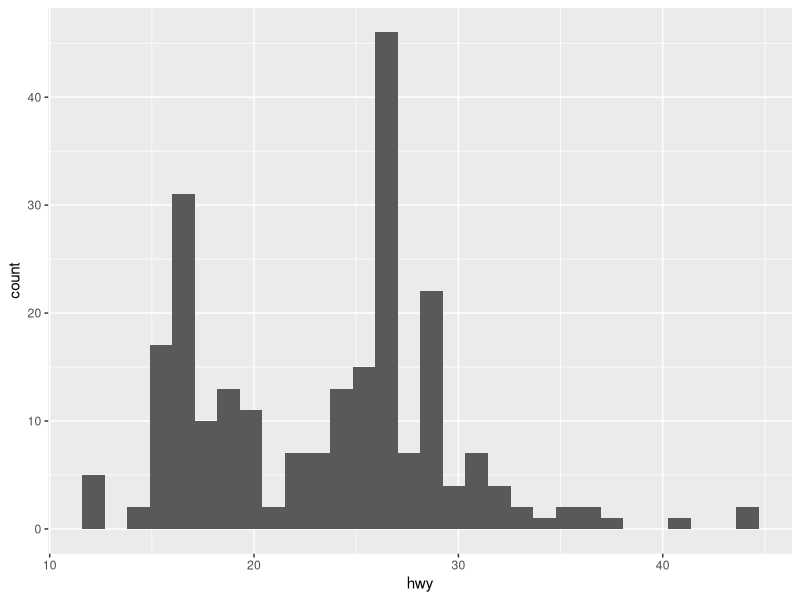
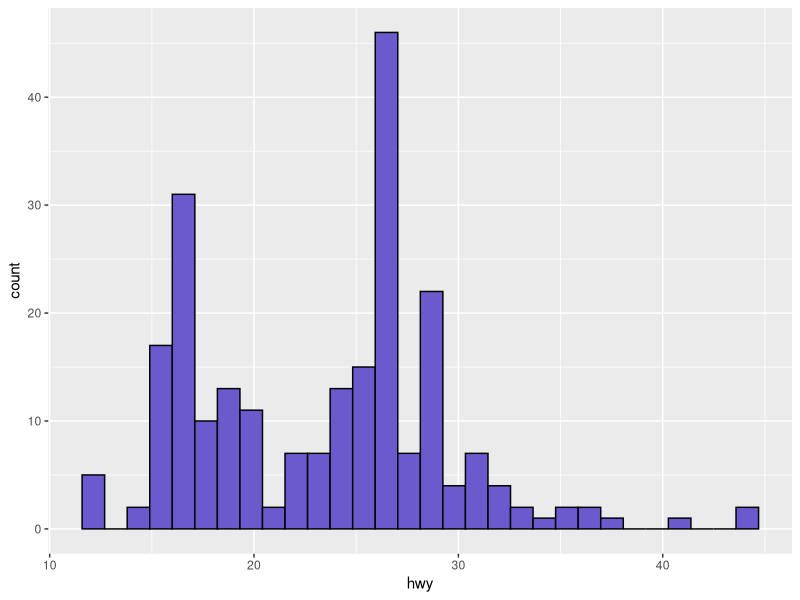
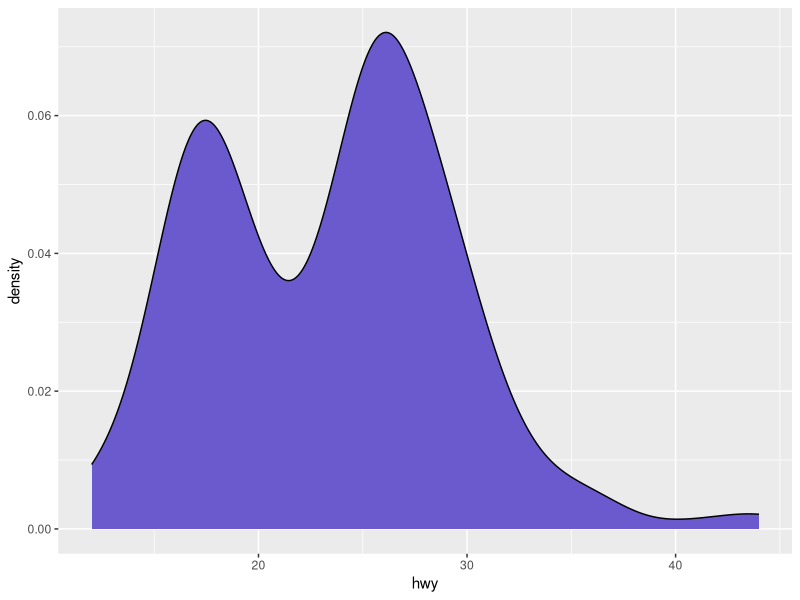
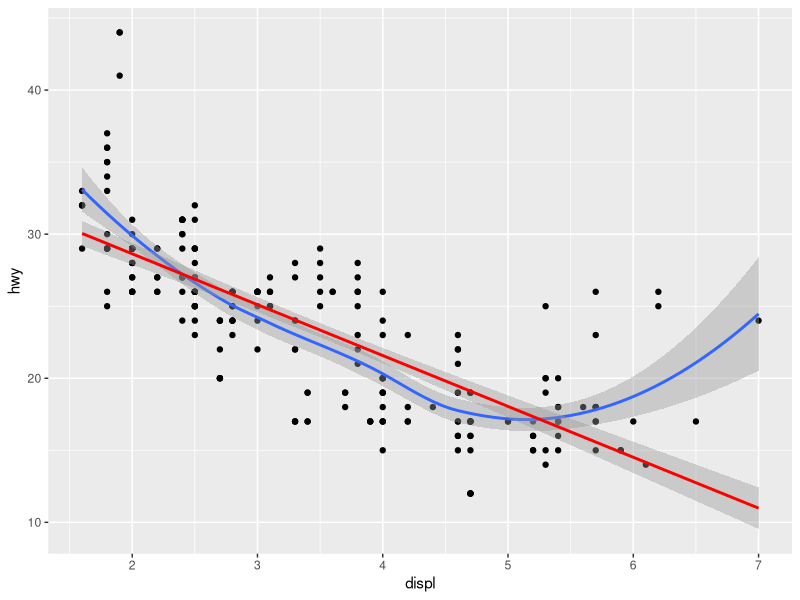
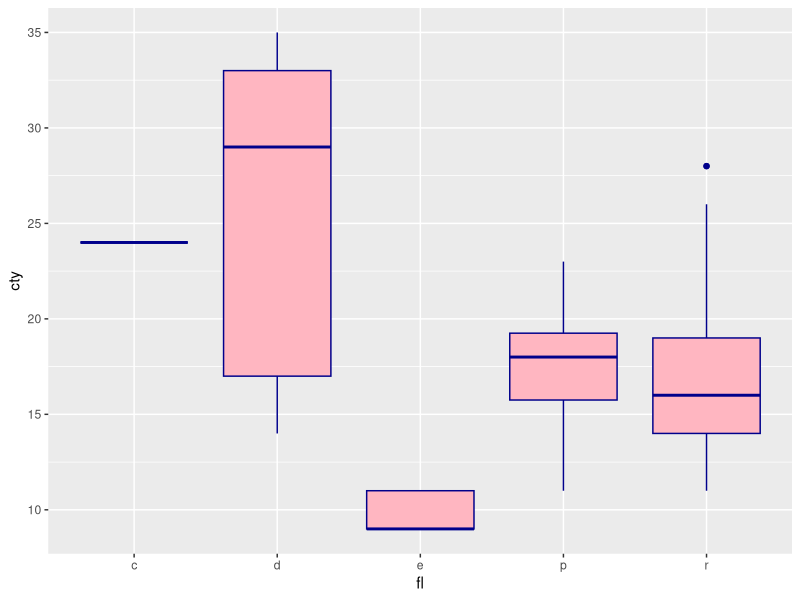
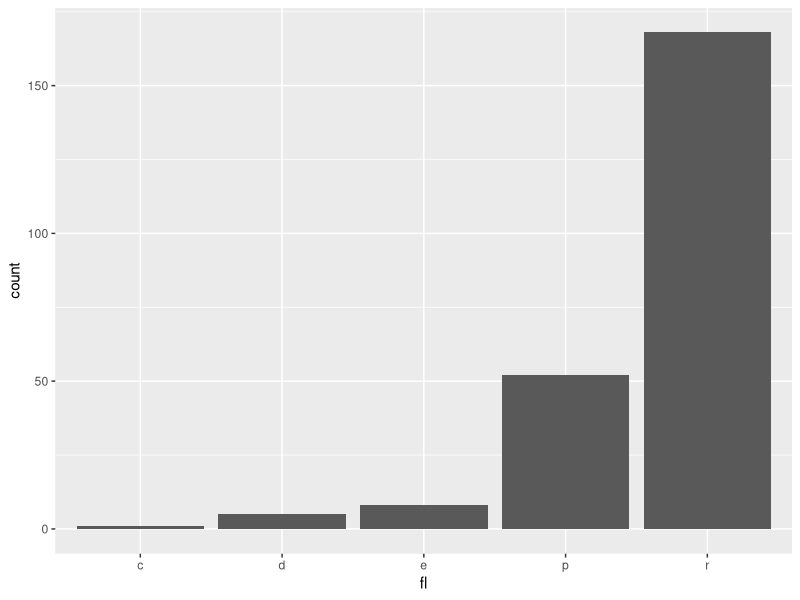
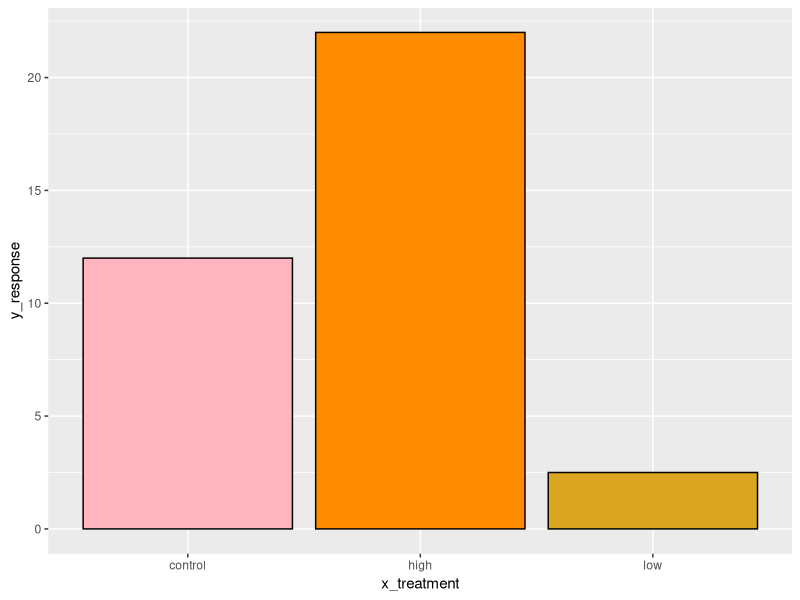
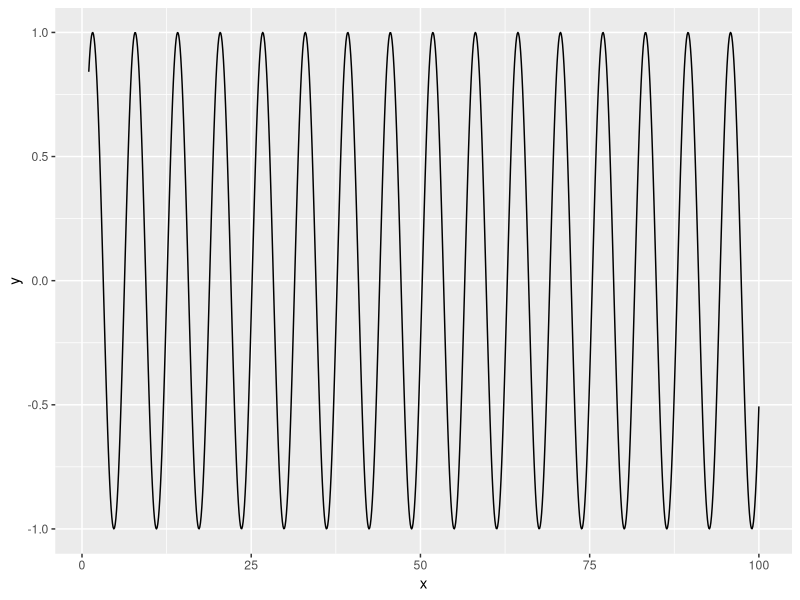

Generate these figures, in order, with R:
# learning the basics of ggplot2
# frania darringer 2/19

library(ggplot2)
library(ggthemes)
library(patchwork)

# install data
d <- mpg

# histogram
ggplot(data = d) +
  aes(x = hwy) +
  geom_histogram()

# histogram but change colors
ggplot(data = d) +
  aes(x = hwy) +
  geom_histogram(fill = "slateblue", color = "black")

# density plot
ggplot(data = d) +
  aes(x = hwy) +
  geom_density(fill = "slateblue", color = "black")

# scatter plot
ggplot(data = d) +
  aes(x = displ, y = hwy) +
  geom_point() +
  geom_smooth() + # adds line of best fit
  geom_smooth(method = "lm", col = "red") # adds lin reg

# box plot
ggplot(data = d) +
  aes(x = fl, y = cty) +
  geom_boxplot(fill = "lightpink", color = "darkblue")

# basic barplot
ggplot(data = d) +
  aes(x = fl) +
  geom_bar()

# barplot with y response
x_treatment <- c("control", "low", "high")
y_response <- c(12, 2.5, 22)
summary_data <- data.frame(x_treatment, y_response)

ggplot(data = summary_data) +
  aes(x = x_treatment, y = y_response) +
  geom_col(fill = c("lightpink", "goldenrod", "darkorange"), color = "black")

# plotting a line or a curve
my_vec <- seq(1,100, by = 0.1)
d_frame <- data.frame(x = my_vec, y = sin(my_vec))

ggplot(data = d_frame) +
  aes (x = x, y = y) +
  geom_line()

d_frame_2 <- data.frame(x = my_vec, y = dgamma(my_vec, shape = 5, scale = 3))

ggplot(data = d_frame_2) +
  aes (x = x, y = y) +
  geom_line()

# themes and fonts
p1 <- ggplot(data = d, mapping = aes(x = displ, y = cty))+
  geom_point() 

p1 + theme_classic() # publication ready !
p1 + theme_minimal()
p1 + theme_linedraw()
p1 + theme_dark()
p1 + theme_base()
p1 + theme_void()

# font size and type
p1 + theme_classic(base_size = 30, base_family = "serif")
p1 + theme_classic(base_size = 30, base_family = "chalkduster")

# coordinate flipping in ggplot
p2 <- ggplot(data = d, mapping = aes(x = fl, fill = fl)) + 
  geom_bar()

p2 + coord_flip() +
  theme_grey(base_size = 20, base_family = "sans")

# setting x and y limits
p1 <- ggplot(data = d, mapping = aes(x = displ, y = cty))+
  geom_point() +
  theme_bw()+
  xlim(4, 6) +
  ylim(0, 30)

p1 <- ggplot(data = d, mapping = aes(x = displ, y = cty))+
  geom_point() +
  theme_bw()+
  xlim(0, 8) +
  ylim(0, 50)

p1
